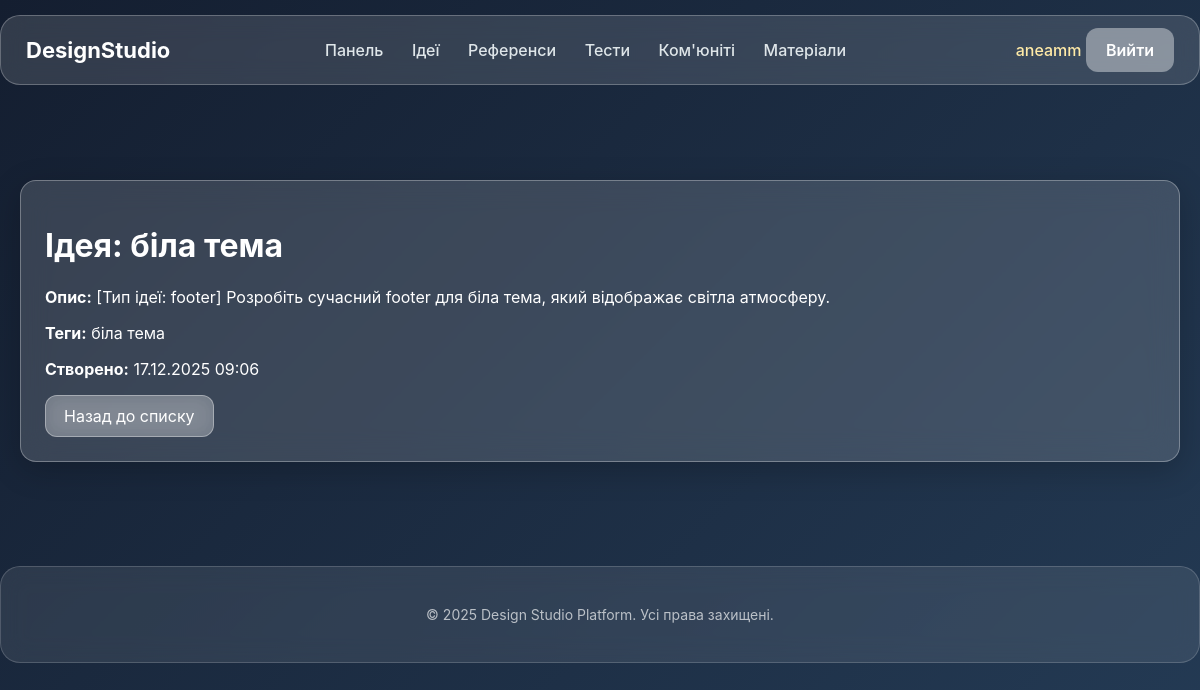
The app's page /ideas/4/ (signed in) with its own data.
### accounts/models.py (models this page shows, shortened)
class User(AbstractUser):
    ROLE_CHOICES = [
        ('designer', 'Дизайнер'),
        ('art_director', 'Арт Директор'),
        ('manager', 'Менеджер'),
        ('client', 'Клієнт'),
    ]
    role = models.CharField(
        max_length=20,
        choices=ROLE_CHOICES,
        name='role',
        default='client'
    )
    avatar = models.ImageField(upload_to='avatars/', blank=True, null=True)
    bio = models.TextField(blank=True)

### ideas/models.py (models this page shows, shortened)
class Idea(models.Model):
    user = models.ForeignKey(User, on_delete=models.CASCADE, related_name="ideas")
    title = models.CharField(max_length=255)
    description = models.TextField()
    tags = models.CharField(max_length=255, blank=True)
    created_at = models.DateTimeField(auto_now_add=True)
    is_favorite = models.BooleanField(default=False)
    idea_type = models.CharField(
        max_length=50,
        choices=[
            ("pet-project", "Pet-project"),
            ("header", "Header design"),
            ("footer", "Footer design"),
            ("landing", "Landing page"),
            ("portfolio", "Portfolio element")
        ],
        default="pet-project"
    )

### ideas/views.py (the view)
# urls.py: path("<int:pk>/", views.idea_detail, name="detail"),
@login_required
def idea_detail(request, pk):
    idea = Idea.objects.get(id=pk, user=request.user)
    return render(request, "ideas/idea_detail.html", {"idea": idea})

### ideas/templates/ideas/idea_detail.html
{% extends "base.html" %}
{% load static %}
{% block extra_css %}
<link rel="stylesheet" href="{% static 'ideas/css/ideas.css' %}">
{% endblock %}
{% block content %}
<div class="glass-card">
    <h1>{{ idea.title }}</h1>
    <p><strong>Опис:</strong> {{ idea.description }}</p>
    {% if idea.tags %}
        <p><strong>Теги:</strong> {{ idea.tags }}</p>
    {% endif %}
    <p><strong>Створено:</strong> {{ idea.created_at|date:"d.m.Y H:i" }}</p>
    <a href="{% url 'ideas:list' %}" class="glass-button">Назад до списку</a>
</div>
{% endblock %}

### templates/base.html (shortened to what this page needs)
<!DOCTYPE html>
<html lang="uk">
<head>
    {% load static %}
    <link rel="stylesheet" href="{% static 'global/css/base.css' %}">
    {% block extra_css %}{% endblock %}
</head>
<body>
<header class="navbar">
    <div class="nav-container glass">
        <div class="logo">
            <a href="/">DesignStudio</a>
        </div>
        <nav class="nav-links">
            <a href="/dashboard/">Панель</a>
            <a href="/ideas/">Ідеї</a>
            <a href="/references/">Референси</a>
            <a href="/tests/">Тести</a>
            <a href="/community/">Ком'юніті</a>
            <a href="/resources/">Матеріали</a>
        </nav>
        <div class="nav-auth">
            {% if user.is_authenticated %}
                <a href="/accounts/profile/">{{ user.username }}</a>
                <form method="post" action="{% url 'accounts:logout' %}" style="display:inline;">
                    <button type="submit" class="logout-btn">Вийти</button>
                </form>
            {% else %}
                <a href="{% url 'accounts:login' %}">Вхід</a>
                <a href="{% url 'accounts:register' %}" class="register-btn">Реєстрація</a>
            {% endif %}
        </div>
    </div>
</header>
<main class="main-container">
    {% block content %}
    {% endblock %}
</main>
<footer class="footer glass">
    <p>© 2025 Design Studio Platform. Усі права захищені.</p>
</footer>
</body>
</html>

### static/global/css/base.css (style rules this page uses)
body { margin: 0; padding: 0; font-family: "Inter", sans-serif; background: linear-gradient(135deg, #141e30, #243b55); color: #fff; min-height: 100vh; }
.glass { background: rgba(255, 255, 255, 0.13); backdrop-filter: blur(12px); -webkit-backdrop-filter: blur(12px); border-radius: 20px; border: 1px solid rgba(255, 255, 255, 0.25); }
.navbar { width: 100%; padding: 15px 0; position: sticky; top: 0; }
.nav-container { max-width: 1200px; margin: auto; padding: 12px 25px; display: flex; align-items: center; justify-content: space-between; }
.logo a { font-size: 22px; font-weight: 700; color: #fff; text-decoration: none; }
.nav-links a { margin: 0 12px; color: #dfe6e9; text-decoration: none; font-weight: 500; transition: 0.3s; }
.nav-auth a { margin-left: 15px; color: #ffeaa7; text-decoration: none; font-weight: 500; }
.nav-auth button.logout-btn, .nav-auth a.register-btn { width: auto; padding: 12px 20px; background: rgba(255, 255, 255, 0.4); border: none; border-radius: 12px; cursor: pointer; font-size: 16px; font-weight: 600; font-family: inherit; color: #ffffff; transition: 0.2s ease-in-out; text-decoration: none; }
.main-container { max-width: 1200px; margin: 60px auto; padding: 20px; }
.footer { max-width: 100%; text-align: center; padding: 25px 0; margin-top: 60px; font-size: 14px; opacity: 0.7; }

### ideas/static/ideas/css/ideas.css (style rules this page uses)
.glass-card { backdrop-filter: blur(15px); -webkit-backdrop-filter: blur(15px); background: rgba(255, 255, 255, 0.15); border-radius: 16px; border: 1px solid rgba(255, 255, 255, 0.3); padding: 24px; margin-bottom: 24px; box-shadow: 0 8px 32px rgba(0, 0, 0, 0.2); animation: fadeIn 0.5s ease; }
.glass-button { backdrop-filter: blur(10px); background: rgba(255, 255, 255, 0.25); border: 1px solid rgba(255, 255, 255, 0.35); padding: 10px 18px; border-radius: 12px; transition: 0.3s; cursor: pointer; color: #fff; text-decoration: none; display: inline-block; }

### records on screen
User: username "aneamm"
Idea: title "Ідея: біла тема", description "[Тип ідеї: footer] Розробіть сучасний footer для біла тема, який відображає світла атмосферу.", tags "біла тема", created_at "17.12.2025 09:06"
